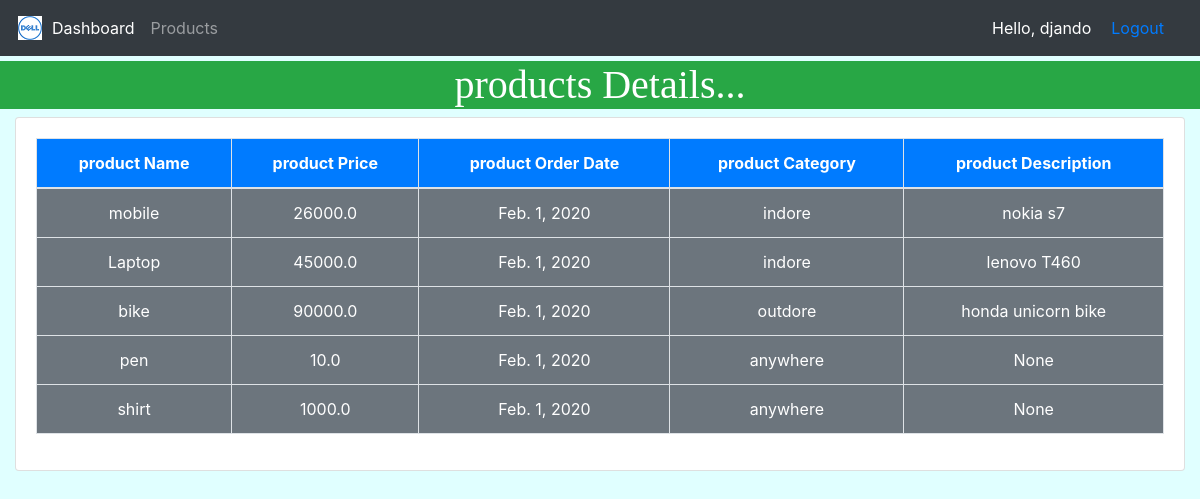
The app's page /product (signed in) with its own data.
### accounts/models.py (models this page shows, shortened)
class Products(models.Model):
    CATEGORY =(
        ('indore','indore'),
        ('outdore','outdore'),
        ('anywhere','anywhere')
    )
    name = models.CharField(max_length=100,null=True)
    price = models.FloatField(null=True)
    created_date = models.DateField(auto_now_add=True,null=True)
    description = models.CharField(max_length=100,null=True,blank=True)
    category = models.CharField(max_length=100,choices=CATEGORY,null=True)

### accounts/decorator.py (the view)
        def wrraper_func(request,*args,**kwargs):
            group = None
            if request.user.groups.exists():
                group =request.user.groups.all()[0].name
            if group in allowed_roles:
                return view_func(request,*args,**kwargs)
            else:
                return HttpResponse("You are not authorized to view this page")

### accounts/decorator.py (called while the page is built)
def allowed_users(allowed_roles = []):
    def decorator(view_func):
        def wrraper_func(request,*args,**kwargs):
            group = None
            if request.user.groups.exists():
                group =request.user.groups.all()[0].name
            if group in allowed_roles:
                return view_func(request,*args,**kwargs)
            else:
                return HttpResponse("You are not authorized to view this page")
        return wrraper_func
    return decorator

### accounts/views.py (called while the page is built)
@login_required(login_url='login')
@allowed_users(allowed_roles=['admin'])
def product(request):
    products=Products.objects.all()
    context={'products':products}
    return render(request,'crmaccounts/products.html',context )

### templates/crmaccounts/products.html (shortened to what this page needs)
{%  extends 'crmaccounts/base.html' %}
{% block content %}
<h1 class="bg-success text-white text-center"
    style="margin-top: 5px;font-family: cursive"> products Details...</h1>
    <div class="container-fluid">
        <div class="row">
            <div class="col-md">
                <div class="card">
                    <div class="card-body">
                        <table class="table table-bordered table-hover text-center">
                            <thead>
                            <tr class="bg-primary text-white text-center">
                                <th>product Name</th>
                                <th>product Price</th>
                                <th>product Order Date</th>
                                <th>product Category</th>
                                <th>product Description</th>
                            </tr>
                            </thead>
                            <tbody class="bg-secondary text-white">
                            {% for product in products %}
                                <tr>
                                <td>{{ product.name }}</td>
                                <td>{{ product.price }}</td>
                                <td>{{ product.created_date }}</td>
                                <td>{{ product.category }}</td>
                                <td>{{ product.description }}</td>
                                </tr>
                            {% endfor %}
                            </tbody>
                        </table>
                    </div>
                </div>
            </div>
        </div>
    </div>
{% endblock %}

### templates/crmaccounts/navbar.html (shortened to what this page needs)
{% load static %}
<!DOCTYPE html>
<html lang="en">
<head>
  <link rel="stylesheet" href="https://maxcdn.bootstrapcdn.com/bootstrap/4.4.1/css/bootstrap.min.css">
</head>
<body>
{% block content %}
    <nav class="navbar navbar-expand-lg navbar-dark bg-dark">
    <img src="{%  static 'images/bag - Copy.png' %}" style="margin: 2px;">
  <div class="collapse navbar-collapse" id="navbarNav">
    <ul class="navbar-nav">
        {% if request.user.is_staff %}
      <li class="nav-item active">
        <a class="nav-link" href="{% url 'home' %}">Dashboard <span class="sr-only">(current)</span></a>
      </li>
      <li class="nav-item">
        <a class="nav-link" href="{% url 'product' %}">Products</a>
      </li>
        {% endif %}
    </ul>
  </div>
    <span id="s1">Hello, {{ request.user }}</span>
        <span id="s1"><a href="{% url 'logout' %}">Logout</a></span>
</nav>
{% endblock %}
</body>
</html>

### templates/crmaccounts/navbar.html (style rules this page uses)
#s1 { margin-right: 20px; color: white; }

### templates/crmaccounts/products.html (style rules this page uses)
body { background-color: lightcyan }

### records on screen
Products: name "mobile", price "26000.0", created_date "Feb. 1, 2020", category "indore", description "nokia s7"
Products: name "Laptop", price "45000.0", created_date "Feb. 1, 2020", category "indore", description "lenovo T460"
Products: name "bike", price "90000.0", created_date "Feb. 1, 2020", category "outdore", description "honda unicorn bike"
Products: name "pen", price "10.0", created_date "Feb. 1, 2020", category "anywhere", description "None"
Products: name "shirt", price "1000.0", created_date "Feb. 1, 2020", category "anywhere", description "None"

### other values on screen
{{ request.user }} "djando"
